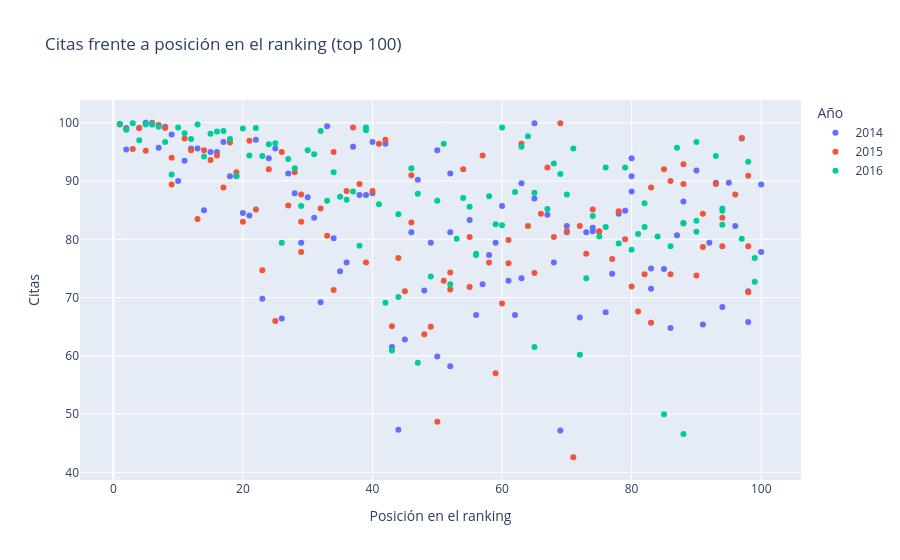

Notebook code for this chart:
### Markdown cell above
## 3. Gráficos de dispersión

[Documentación](https://plotly.com/python/line-and-scatter/)

Citas frente a posición de las 100 primeras universidades en 2014, 2015 y 2016. Con `color` separamos los años:

### Code cell
top100_14_16 = times_df[times_df["year"].isin([2014, 2015, 2016]) & (times_df["world_rank"] <= 100)]

fig = px.scatter(top100_14_16,
                 x="world_rank",
                 y="citations",
                 color=top100_14_16["year"].astype(str),
                 hover_name="university_name",
                 title="Citas frente a posición en el ranking (top 100)",
                 labels={"world_rank": "Posición en el ranking", "citations": "Citas", "color": "Año"})
fig.show()

### Figure 1 — Plotly figure (JSON) as saved in the notebook; plotly's stock layout.template omitted (floating-point values rounded to 4 significant figures)
{"data": [{"hovertemplate": "<b>%{hovertext}</b><br><br>Año=2014<br>Posición en el ranking=%{x}<br>Citas=%{y}<extra></extra>", "hovertext": ["California Institute of Technology", "Harvard University", "University of Oxford", "Stanford University", "Massachusetts Institute of Technology", "Princeton University", "University of Cambridge", "University of California, Berkeley", "University of Chicago", "Imperial College London", "Yale University", "University of California, Los Angeles", "Columbia University", "ETH Zurich – Swiss Federal Institute of Technology Zurich", "Johns Hopkins University", "University of Pennsylvania", "Duke University", "University of Michigan", "Cornell University", "University of Toronto", "University College London", "Northwestern University", "University of Tokyo", "Carnegie Mellon University", "University of Washington", "National University of Singapore", "University of Texas at Austin", "Georgia Institute of Technology", "University of Illinois at Urbana-Champaign", "University of Wisconsin-Madison", "University of British Columbia", "London School of Economics and Political Science", "University of California, Santa Barbara", "University of Melbourne", "McGill University", "Karolinska Institute", "École Polytechnique Fédérale de Lausanne", "King’s College London", "University of Edinburgh", "New York University", "University of California, San Diego", "Washington University in St Louis", "University of Hong Kong", "Seoul National University", "Peking University", "University of Minnesota", "University of North Carolina at Chapel Hill", "Australian National University", "Pennsylvania State University", "Boston University", "Tsinghua University", "Brown University", "Kyoto University", "University of California, Davis", "LMU Munich", "Korea Advanced Institute of Science and Technology (KAIST)", "Hong Kong University of Science and Technology", "University of Manchester", "Ohio State University", "Pohang University of Science and Technology", "KU Leuven", "Purdue University", "The University of Queensland", "University of Göttingen", "Rice University", "École Normale Supérieure", "Leiden University", "Heidelberg University", "Delft University of Technology", "University of Southern California", "École Polytechnique", "University of Sydney", "Erasmus University Rotterdam", "University of Basel", "Utrecht University", "Nanyang Technological University", "Wageningen University and Research Center", "University of Pittsburgh", "University of Bristol", "Durham University", "Emory University", "Tufts University", "Michigan State University", "University of Amsterdam", "Ghent University", "Free University of Berlin", "Technical University of Munich", "Case Western Reserve University", "Vanderbilt University", "University of Notre Dame", "Monash University", "McMaster University", "University of California, Irvine", "Humboldt University of Berlin", "University of Rochester", "Pierre and Marie Curie University", "University of Colorado Boulder", "Maastricht University", "University of Groningen", "University of Helsinki", "University of York"], "legendgroup": "2014", "marker": {"color": "#636efa", "symbol": "circle"}, "mode": "markers", "name": "2014", "orientation": "v", "showlegend": true, "type": "scatter", "x": [1.0, 2.0, 2.0, 4.0, 5.0, 6.0, 7.0, 8.0, 9.0, 10.0, 11.0, 12.0, 13.0, 14.0, 15.0, 16.0, 17.0, 18.0, 19.0, 20.0, 21.0, 22.0, 23.0, 24.0, 25.0, 26.0, 27.0, 28.0, 29.0, 30.0, 31.0, 32.0, 33.0, 34.0, 35.0, 36.0, 37.0, 38.0, 39.0, 40.0, 40.0, 42.0, 43.0, 44.0, 45.0, 46.0, 47.0, 48.0, 49.0, 50.0, 50.0, 52.0, 52.0, 52.0, 55.0, 56.0, 57.0, 58.0, 59.0, 60.0, 61.0, 62.0, 63.0, 63.0, 65.0, 65.0, 67.0, 68.0, 69.0, 70.0, 70.0, 72.0, 73.0, 74.0, 74.0, 76.0, 77.0, 78.0, 79.0, 80.0, 80.0, 80.0, 83.0, 83.0, 85.0, 86.0, 87.0, 88.0, 88.0, 90.0, 91.0, 92.0, 93.0, 94.0, 95.0, 96.0, 97.0, 98.0, 98.0, 100.0, 100.0], "xaxis": "x", "y": [99.8, 99.1, 95.4, 99.1, 100.0, 99.7, 95.7, 99.3, 98.0, 90.0, 93.5, 95.6, 95.6, 85.0, 95.0, 95.0, 96.7, 90.8, 90.8, 84.5, 84.1, 97.1, 69.8, 93.9, 95.6, 66.4, 91.3, 87.9, 79.4, 87.2, 83.7, 69.2, 99.4, 80.2, 74.5, 76.0, 95.9, 87.6, 87.6, 87.9, 96.7, 96.4, 61.5, 47.3, 62.8, 81.2, 90.2, 71.2, 79.4, 95.3, 59.9, 91.3, 58.2, 81.2, 83.3, 67.0, 72.3, 77.3, 79.4, 85.7, 72.9, 67.0, 73.3, 89.6, 99.9, 87.0, 84.2, 76.0, 47.2, 81.2, 82.3, 66.6, 81.2, 81.4, 82.0, 67.5, 74.1, 84.4, 84.9, 88.2, 90.8, 93.9, 71.5, 75.0, 74.9, 64.8, 80.7, 82.8, 86.5, 91.8, 65.4, 79.4, 89.7, 68.4, 89.7, 82.3, 97.3, 65.8, 71.1, 77.8, 89.4], "yaxis": "y"}, {"hovertemplate": "<b>%{hovertext}</b><br><br>Año=2015<br>Posición en el ranking=%{x}<br>Citas=%{y}<extra></extra>", "hovertext": ["California Institute of Technology", "Harvard University", "University of Oxford", "Stanford University", "University of Cambridge", "Massachusetts Institute of Technology", "Princeton University", "University of California, Berkeley", "Imperial College London", "Yale University", "University of Chicago", "University of California, Los Angeles", "ETH Zurich – Swiss Federal Institute of Technology Zurich", "Columbia University", "Johns Hopkins University", "University of Pennsylvania", "University of Michigan", "Duke University", "Cornell University", "University of Toronto", "Northwestern University", "University College London", "University of Tokyo", "Carnegie Mellon University", "National University of Singapore", "University of Washington", "Georgia Institute of Technology", "University of Texas at Austin", "LMU Munich", "University of Illinois at Urbana-Champaign", "University of Wisconsin-Madison", "University of British Columbia", "University of Melbourne", "London School of Economics and Political Science", "École Polytechnique Fédérale de Lausanne", "University of Edinburgh", "University of California, Santa Barbara", "New York University", "McGill University", "King’s College London", "University of California, San Diego", "Washington University in St Louis", "University of Hong Kong", "Karolinska Institute", "Australian National University", "University of Minnesota", "University of North Carolina at Chapel Hill", "Peking University", "Tsinghua University", "Seoul National University", "Hong Kong University of Science and Technology", "Korea Advanced Institute of Science and Technology (KAIST)", "University of Manchester", "Brown University", "KU Leuven", "University of California, Davis", "Boston University", "Pennsylvania State University", "Kyoto University", "University of Sydney", "Nanyang Technological University", "École Polytechnique", "Scuola Normale Superiore di Pisa", "Leiden University", "The University of Queensland", "Pohang University of Science and Technology", "University of Göttingen", "Ohio State University", "Rice University", "Heidelberg University", "Delft University of Technology", "Erasmus University Rotterdam", "Wageningen University and Research Center", "University of Bristol", "University of Basel", "University of Southern California", "University of Amsterdam", "École Normale Supérieure", "Utrecht University", "Humboldt University of Berlin", "Free University of Berlin", "Michigan State University", "Durham University", "Monash University", "Middle East Technical University", "University of Arizona", "University of Notre Dame", "Tufts University", "University of California, Irvine", "Ghent University", "University of Massachusetts", "University of Pittsburgh", "Emory University", "McMaster University", "University of Glasgow", "Vanderbilt University", "University of Colorado Boulder", "Stockholm University", "Technical University of Munich", "Uppsala University"], "legendgroup": "2015", "marker": {"color": "#EF553B", "symbol": "circle"}, "mode": "markers", "name": "2015", "orientation": "v", "showlegend": true, "type": "scatter", "x": [1.0, 2.0, 3.0, 4.0, 5.0, 6.0, 7.0, 8.0, 9.0, 9.0, 11.0, 12.0, 13.0, 14.0, 15.0, 16.0, 17.0, 18.0, 19.0, 20.0, 21.0, 22.0, 23.0, 24.0, 25.0, 26.0, 27.0, 28.0, 29.0, 29.0, 29.0, 32.0, 33.0, 34.0, 34.0, 36.0, 37.0, 38.0, 39.0, 40.0, 41.0, 42.0, 43.0, 44.0, 45.0, 46.0, 46.0, 48.0, 49.0, 50.0, 51.0, 52.0, 52.0, 54.0, 55.0, 55.0, 57.0, 58.0, 59.0, 60.0, 61.0, 61.0, 63.0, 64.0, 65.0, 66.0, 67.0, 68.0, 69.0, 70.0, 71.0, 72.0, 73.0, 74.0, 75.0, 75.0, 77.0, 78.0, 79.0, 80.0, 81.0, 82.0, 83.0, 83.0, 85.0, 86.0, 86.0, 88.0, 88.0, 90.0, 91.0, 91.0, 93.0, 94.0, 94.0, 96.0, 97.0, 98.0, 98.0, 98.0], "xaxis": "x", "y": [99.7, 98.9, 95.5, 99.1, 95.2, 100.0, 99.6, 99.1, 89.4, 94.0, 97.3, 95.3, 83.5, 95.3, 93.6, 94.4, 88.9, 96.6, 91.5, 83.0, 96.9, 85.1, 74.7, 92.0, 66.0, 95.0, 85.8, 91.5, 83.0, 77.8, 87.7, 85.3, 80.6, 71.3, 95.0, 88.3, 99.2, 89.5, 76.0, 88.3, 96.4, 97.1, 65.1, 76.8, 71.1, 82.9, 91.0, 63.7, 65.0, 48.7, 72.9, 71.4, 74.3, 92.0, 71.8, 80.4, 94.4, 76.0, 57.0, 69.0, 75.9, 79.9, 96.4, 82.3, 74.2, 84.4, 92.3, 80.4, 99.9, 81.4, 42.6, 82.3, 77.5, 85.1, 81.4, 81.3, 76.6, 84.8, 80.0, 71.9, 67.6, 74.0, 88.9, 65.7, 92.0, 74.0, 90.0, 92.9, 89.5, 73.8, 78.7, 84.4, 89.5, 78.8, 83.7, 87.7, 97.4, 90.9, 78.8, 70.9], "yaxis": "y"}, {"hovertemplate": "<b>%{hovertext}</b><br><br>Año=2016<br>Posición en el ranking=%{x}<br>Citas=%{y}<extra></extra>", "hovertext": ["California Institute of Technology", "University of Oxford", "Stanford University", "University of Cambridge", "Massachusetts Institute of Technology", "Harvard University", "Princeton University", "Imperial College London", "ETH Zurich – Swiss Federal Institute of Technology Zurich", "University of Chicago", "Johns Hopkins University", "Yale University", "University of California, Berkeley", "University College London", "Columbia University", "University of California, Los Angeles", "University of Pennsylvania", "Cornell University", "University of Toronto", "Duke University", "University of Michigan", "Carnegie Mellon University", "London School of Economics and Political Science", "University of Edinburgh", "Northwestern University", "National University of Singapore", "King’s College London", "Karolinska Institute", "LMU Munich", "New York University", "École Polytechnique Fédérale de Lausanne", "University of Washington", "University of Melbourne", "University of British Columbia", "KU Leuven", "University of Illinois at Urbana-Champaign", "Heidelberg University", "McGill University", "University of California, San Diego", "University of California, Santa Barbara", "Georgia Institute of Technology", "Peking University", "University of Tokyo", "University of California, Davis", "University of Hong Kong", "University of Texas at Austin", "Tsinghua University", "Wageningen University and Research Center", "Humboldt University of Berlin", "University of Wisconsin-Madison", "Brown University", "Australian National University", "Technical University of Munich", "École Normale Supérieure", "Nanyang Technological University", "University of Manchester", "University of Sydney", "University of Amsterdam", "Hong Kong University of Science and Technology", "The University of Queensland", "Washington University in St Louis", "Utrecht University", "University of North Carolina at Chapel Hill", "Boston University", "Delft University of Technology", "University of Minnesota", "Leiden University", "University of Southern California", "University of Bristol", "Durham University", "Erasmus University Rotterdam", "Free University of Berlin", "Monash University", "University of Groningen", "Pennsylvania State University", "University of Glasgow", "University of Helsinki", "University of Tübingen", "University of Pittsburgh", "University of Warwick", "Uppsala University", "University of Copenhagen", "University of New South Wales", "University of Freiburg", "Seoul National University", "University of St Andrews", "Vanderbilt University", "Kyoto University", "Maastricht University", "Emory University", "Lund University", "Ohio State University", "University of Exeter", "University of Bonn", "Georgetown University", "McMaster University", "University of Sheffield", "Queen Mary University of London", "University of Göttingen", "Michigan State University"], "legendgroup": "2016", "marker": {"color": "#00cc96", "symbol": "circle"}, "mode": "markers", "name": "2016", "orientation": "v", "showlegend": true, "type": "scatter", "x": [1.0, 2.0, 3.0, 4.0, 5.0, 6.0, 7.0, 8.0, 9.0, 10.0, 11.0, 12.0, 13.0, 14.0, 15.0, 16.0, 17.0, 18.0, 19.0, 20.0, 21.0, 22.0, 23.0, 24.0, 25.0, 26.0, 27.0, 28.0, 29.0, 30.0, 31.0, 32.0, 33.0, 34.0, 35.0, 36.0, 37.0, 38.0, 39.0, 39.0, 41.0, 42.0, 43.0, 44.0, 44.0, 46.0, 47.0, 47.0, 49.0, 50.0, 51.0, 52.0, 53.0, 54.0, 55.0, 56.0, 56.0, 58.0, 59.0, 60.0, 60.0, 62.0, 63.0, 64.0, 65.0, 65.0, 67.0, 68.0, 69.0, 70.0, 71.0, 72.0, 73.0, 74.0, 75.0, 76.0, 76.0, 78.0, 79.0, 80.0, 81.0, 82.0, 82.0, 84.0, 85.0, 86.0, 87.0, 88.0, 88.0, 90.0, 90.0, 90.0, 93.0, 94.0, 94.0, 94.0, 97.0, 98.0, 99.0, 99.0], "xaxis": "x", "y": [99.8, 98.8, 99.9, 97.0, 99.7, 99.8, 99.3, 96.7, 91.1, 99.2, 98.2, 97.2, 99.7, 94.2, 98.1, 98.5, 98.6, 97.2, 90.9, 99.0, 94.4, 99.1, 94.3, 96.3, 96.5, 79.4, 93.8, 92.2, 85.7, 95.3, 94.6, 98.6, 86.6, 91.5, 87.3, 86.8, 88.2, 78.9, 98.7, 99.2, 86.0, 69.1, 60.9, 84.3, 70.1, 92.2, 58.8, 87.8, 73.6, 86.6, 96.4, 72.3, 80.1, 87.1, 85.6, 77.3, 77.5, 87.4, 82.6, 82.4, 99.2, 88.1, 95.9, 97.7, 61.5, 88.0, 85.2, 93.0, 91.2, 87.7, 95.6, 60.2, 73.3, 84.0, 80.5, 92.3, 82.1, 79.3, 92.3, 78.2, 80.9, 86.2, 82.1, 80.5, 50.0, 78.8, 95.7, 46.6, 82.7, 96.7, 81.3, 83.2, 94.3, 85.3, 82.5, 84.9, 80.1, 93.3, 72.7, 76.8], "yaxis": "y"}], "layout": {"legend": {"title": {"text": "Año"}, "tracegroupgap": 0}, "title": {"text": "Citas frente a posición en el ranking (top 100)"}, "xaxis": {"anchor": "y", "domain": [0.0, 1.0], "title": {"text": "Posición en el ranking"}}, "yaxis": {"anchor": "x", "domain": [0.0, 1.0], "title": {"text": "Citas"}}}}
